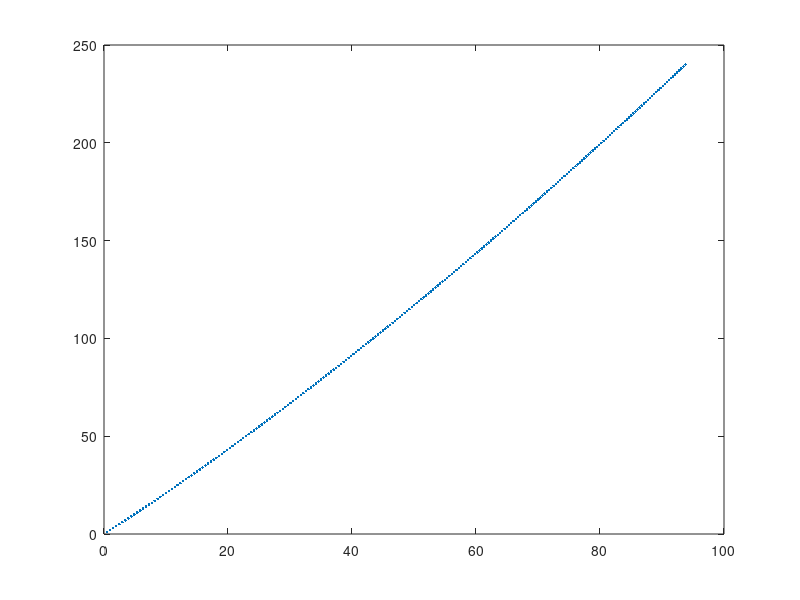
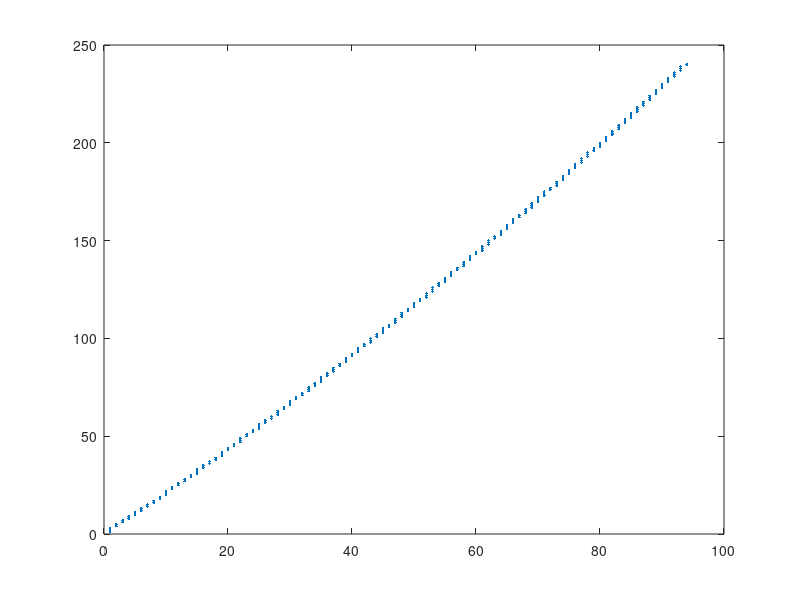

The MATLAB script that drew these images, in order: (Note: this script raises an error after producing the figures.)
% 2026-03-01
% Fermi 1951

AtomicW = [1:240]

W23 = AtomicW.^(2/3)
for aa = 1:length(AtomicW)
  WAA(aa) = 1/(1.98 + 0.015*W23(aa));
  ZW(aa) = aa*WAA(aa);
end
%
figure
plot(ZW,AtomicW, '.')

rZW = round(ZW)
figure
plot(rZW,AtomicW, '.')

nZW = unique(rZW)

pkg load interval

dirki = 'd:\Users\Public\Documents\ST\2026\T\Isotopes\kinterval-0.0.1'
addpath(dirki)

##AtomicWint = NaN(max(rZW),1)
##clear AtomicWint

for ii = 1:max(rZW)
zii = find(rZW == ii);
AtomicWint (ii) = infsup(min(zii),max(zii));
end

infAtomicWint = inf(AtomicWint)
supAtomicWint = sup(AtomicWint)

figure
hold on
hzinf = plot(nZW,infAtomicWint, '-b')
hzsup = plot(nZW,supAtomicWint, '-b')
hM = plot( RichardsWeight, 'sb' )
set(hM, 'markersize', 6)
set(hM, 'markerfacecolor', [0 0 1])
set(hM, 'markeredgecolor', [1 0 0])

lgd12 = legend([hM hzinf hzsup ], ...
  {'Richards data', 'Half-empiric formula inf', 'Half-empiric formula sup'})
set(lgd12, 'location', 'north')
set(lgd12, 'fontsize', 16)

xlabel('Z')
ylabel('Weight  H = 1')

set(gca,  "fontsize", 16);
grid on

figure_name_out=strcat('RichardsWeightHalfEmpiricalInt','.png')
print('-dpng', '-r300', figure_name_out), pwd
%%%%%%%%%%%%%%%%%%%%%%%%%%%%%%%%%%%%%%%%%%%%%%%%%%%%%%%%%%%%%%%%%%%%%%%%%%%%%%%

dA = mid(AtomicWint) - RichardsWeight
figure
hM = plot( dA, 'sb' )
set(hM, 'markersize', 6)
set(hM, 'markerfacecolor', [0 0 1])
set(hM, 'markeredgecolor', [1 0 0])
xlabel('Z')
ylabel('\Delta A')

figure_name_out=strcat('DeltaRichardsWeightHalfEmpirical','.png')
print('-dpng', '-r300', figure_name_out), pwd

%%%%%%%%%%%%%%%%%%%%%%%%%     Ji    %%%%%%%%%%%%%%%%%%%%%%%%%%%%%%%%%%%%%%%%%%%%

RichardsErrors = 0.01
RichardsWeightInt = midrad(RichardsWeight, RichardsErrors)

##dirki = 'e:\Users\Public\Documents\ST\2024\T\kinterval-0.0.1'
##addpath(dirki)


Jaccard = NaN(1,max(rZW))
for ii = 1:max(rZW)
  Jaccard(ii) = NaN(1)
x = kinterval(inf(RichardsWeightInt(ii)),sup(RichardsWeightInt(ii)))
if ~isnan(inf(x))
    y = kinterval(inf(AtomicWint(ii)),sup(AtomicWint(ii)))
    J1 = wedge(x,y)
    J2 = vee(x,y)
    Jaccard(ii) = wid(J1)/wid(J2)
end
end



find(Jaccard > 0)

Jaccardx = NaN(1,max(rZW))
for ii = 1:max(rZW)
x = kinterval(inf(RichardsWeightInt(ii)),sup(RichardsWeightInt(ii)))
if ~isnan(inf(x))
    y = kinterval(inf(AtomicWint(ii)),sup(AtomicWint(ii)))
    J1 = wedge(x,y)
    J2 = x
    Jaccardx(ii) = wid(J1)/wid(J2)
end
end

find(Jaccardx > 0)



figure
hold on
%plot(Jaccard, 'ob')
hJ = plot( Jaccard, 'sb' )
set(hJ, 'markersize', 10)
set(hJ, 'markerfacecolor', [0 0 1])
set(hJ, 'markeredgecolor', [1 0 0])
xlabel('Z')
ylabel('Ji')
figure_name_out=strcat('RichardsWeightHalfEmpiricalJi',' Err=', num2str(RichardsErrors),'.png')

%%%%%%%%%%%%%%%%%%%%%%%%%%%%%%%%%%%%%%%%%%
figure
hold on
%plot(Jaccard, 'ob')
hJ = plot( Jaccardx, 'sb' )
set(hJ, 'markersize', 8)
set(hJ, 'markerfacecolor', [0 0 1])
set(hJ, 'markeredgecolor', [1 0 0])
xlabel('Z')
ylabel('Jix')
ylim([-250 2])

figure_name_out=strcat('RichardsWeightHalfEmpiricalJix',' Err=', num2str(RichardsErrors),'.png')

set(gca,  "fontsize", 16);
grid on


print('-dpng', '-r300', figure_name_out), pwd

%%%%%%%%%%%%%%%%%%%%%%%%%%%%%%%%%%%%%%%%%%%%%%%%%%%%%%%%%%%%%%%%%%%%%%%%%%%%%%%%





%%%%%%%%%%%%%%%%%%%%%%%%%%%%%%%%%%%%%%%%%%%%%%%%%%%%%%%%%%%%%%%%%%%%%%%%%%%%%%%%
% MendeleevWeight.m
% MendeleevWeight (1:94)

figure
hold on
hM = plot( MendeleevWeight, 'sb' )
set(hM, 'markersize', 6)
set(hM, 'markerfacecolor', [0 0 1])
set(hM, 'markeredgecolor', [1 0 0])
hZ = plot(ZW,AtomicW, '.k')

lgd12 = legend([hM hZ], ...
  {'1869 data', 'Half-empiric formula'})
set(lgd12, 'location', 'north')
set(lgd12, 'fontsize', 16)


xlabel('Z')
ylabel('Weight  H = 1')

set(gca,  "fontsize", 16);
grid on


figure_name_out=strcat('MendeleevWeightHalfEmpirical','.png')
print('-dpng', '-r300', figure_name_out), pwd

xticksarray = [2, 10, 18, 21, 31, 32, 36, 43, 49, 54, 86]
xticks(xticksarray)
%yticks(81:1:93)

%%%%%%%%%%%%%%%%%%%%%%%%%%%%%%%%%%%%%%%%%%%%%%%%%%%%%%%%%%%%%%%%%%%%%%%%%%%%%%%%

figure
hold on
hM = plot( RichardsWeight, 'sb' )
set(hM, 'markersize', 6)
set(hM, 'markerfacecolor', [0 0 1])
set(hM, 'markeredgecolor', [1 0 0])
hZ = plot(ZW,AtomicW, '.k')

lgd12 = legend([hM hZ], ...
  {'Richards data', 'Half-empiric formula'})
set(lgd12, 'location', 'north')
set(lgd12, 'fontsize', 16)

figure_name_out=strcat('RichardsWeightHalfEmpirical','.png')
print('-dpng', '-r300', figure_name_out), pwd

%%%%%%%%%%%%%%%%%%%%%%%%%%%%%%%%%%%%%%%%%%%%%%%%%%%%%%%%%%%%%%%%%%%%%%%%%%%%%%%%



figure
hold on
hM = plot( BerzeliusWeight, 'sb' )
set(hM, 'markersize', 6)
set(hM, 'markerfacecolor', [0 0 1])
set(hM, 'markeredgecolor', [1 0 0])
hZ = plot(ZW,AtomicW, '.k')

lgd12 = legend([hM hZ], ...
  {'BerzeliusWeight data', 'Half-empiric formula'})
set(lgd12, 'location', 'north')
set(lgd12, 'fontsize', 16)

figure_name_out=strcat('BerzeliusWeightHalfEmpirical','.png')
print('-dpng', '-r300', figure_name_out), pwd

%%%%%%%%%%%%%%%%%%%%%%%%%%%%%%%%%%%%%%%%%%%%%%%%%%%%%%%%%%%%%%%%%%%%%%%%%%%%%%%%

figure
hold on
hM = plot( ProutMass1815, 'sb' )
set(hM, 'markersize', 6)
set(hM, 'markerfacecolor', [0 0 1])
set(hM, 'markeredgecolor', [1 0 0])
hZ = plot(ZW,AtomicW, '.k')

lgd12 = legend([hM hZ], ...
  {'Prout data', 'Half-empiric formula'})
set(lgd12, 'location', 'north')
set(lgd12, 'fontsize', 16)

figure_name_out=strcat('ProutWeightHalfEmpirical','.png')
print('-dpng', '-r300', figure_name_out), pwd

%%%%%%%%%%%%%%%%%%%%%%%%%%%%%%%%%%%%%%%%%%%%%%%%%%%%%%%%%%%%%%%%%%%%%%%%%%%%%%%%

figure
hold on
hP = plot( ProutMass1815, 'sb' )
set(hP, 'markersize', 6)
set(hP, 'markerfacecolor', [0 0 0])
set(hP, 'markeredgecolor', [0 0 0])

hB = plot( BerzeliusWeight, 'sb' )
set(hB, 'markersize', 6)
set(hB, 'markerfacecolor', 0.5*[1 1 1])
set(hB, 'markeredgecolor', 0.5*[1 1 1])

hM = plot( MendeleevWeight, 'sb' )
set(hM, 'markersize', 6)
set(hM, 'markerfacecolor', [0 1 1])
set(hM, 'markeredgecolor', [0 1 1])

hR = plot( RichardsWeight, 'sb' )
set(hR, 'markersize', 6)
set(hR, 'markerfacecolor', 1*[1 1 1])
set(hR, 'markeredgecolor', 0.5*[1 0 0])

hZ = plot(ZW,AtomicW, '.k')

xlabel('Z')
ylabel('Weight  H = 1')
set(gca,  "fontsize", 16);
grid on

ylim([0 450])

lgd1234 = legend([hP hB hM hR hZ], ...
  {'Prout', 'Berzelius', 'Mendeleev', 'Richards', 'Half-empiric formula'})
set(lgd1234, 'location', 'north')
set(lgd1234, 'fontsize', 16)

figure_name_out=strcat('ProutRichardsHalfEmpirical','.png')
print('-dpng', '-r300', figure_name_out), pwd
